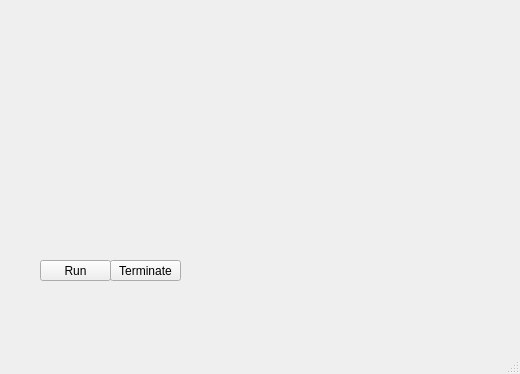
<?xml version="1.0" encoding="UTF-8"?>
<ui version="4.0">
 <class>MainWindow</class>
 <widget class="QMainWindow" name="MainWindow">
  <property name="geometry">
   <rect>
    <x>0</x>
    <y>0</y>
    <width>520</width>
    <height>374</height>
   </rect>
  </property>
  <property name="windowTitle">
   <string>MainWindow</string>
  </property>
  <widget class="QWidget" name="centralwidget">
   <widget class="QLabel" name="label">
    <property name="geometry">
     <rect>
      <x>-10</x>
      <y>0</y>
      <width>491</width>
      <height>331</height>
     </rect>
    </property>
    <property name="text">
     <string/>
    </property>
    <property name="pixmap">
     <pixmap>../ironman.gif</pixmap>
    </property>
   </widget>
   <widget class="QPushButton" name="pushButton">
    <property name="geometry">
     <rect>
      <x>40</x>
      <y>260</y>
      <width>71</width>
      <height>21</height>
     </rect>
    </property>
    <property name="text">
     <string>Run</string>
    </property>
   </widget>
   <widget class="QPushButton" name="pushButton_2">
    <property name="geometry">
     <rect>
      <x>110</x>
      <y>260</y>
      <width>71</width>
      <height>21</height>
     </rect>
    </property>
    <property name="text">
     <string>Terminate</string>
    </property>
   </widget>
  </widget>
  <widget class="QMenuBar" name="menubar">
   <property name="geometry">
    <rect>
     <x>0</x>
     <y>0</y>
     <width>520</width>
     <height>18</height>
    </rect>
   </property>
  </widget>
  <widget class="QStatusBar" name="statusbar"/>
 </widget>
 <resources/>
 <connections/>
</ui>
